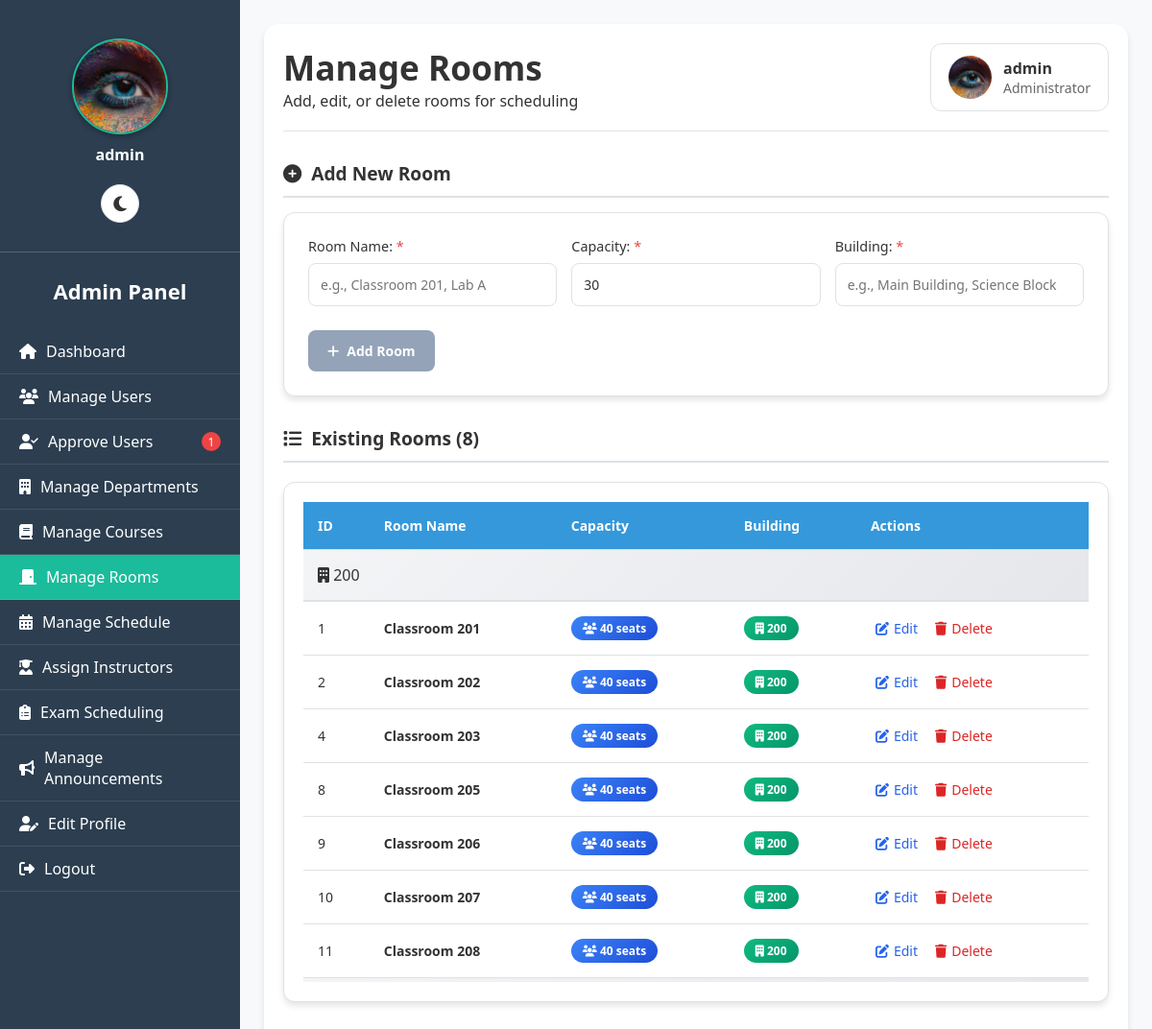
The app's page /admin/manage_rooms.php (signed in) with its own data.
### tables this page shows
CREATE TABLE `users` (
  `user_id` int(11) NOT NULL,
  `username` varchar(50) NOT NULL,
  `password` varchar(255) NOT NULL,
  `full_name` varchar(100) NOT NULL,
  `student_id` varchar(50) DEFAULT NULL,
  `email` varchar(100) DEFAULT NULL,
  `role` enum('admin','instructor','student','department_head') NOT NULL,
  `department_id` int(11) DEFAULT NULL,
  `year` varchar(10) DEFAULT NULL,
  `created_at` timestamp NOT NULL DEFAULT current_timestamp(),
  `profile_picture` varchar(255) DEFAULT NULL,
  `email_verified` tinyint(1) DEFAULT 0,
  `verification_token` varchar(255) DEFAULT NULL,
  `is_approved` tinyint(1) DEFAULT 0,
  `is_verified` tinyint(1) NOT NULL DEFAULT 0,
  `id_number` varchar(20) DEFAULT NULL
);

CREATE TABLE `rooms` (
  `room_id` int(11) NOT NULL,
  `room_name` varchar(50) NOT NULL,
  `capacity` int(11) NOT NULL,
  `building` varchar(100) DEFAULT NULL,
  `is_available` tinyint(1) NOT NULL DEFAULT 1
);

### public/admin/manage_rooms.php (the view, shortened to what this page needs)
<?php
require __DIR__ . '/../../includes/db.php';
include __DIR__ . '/../includes/darkmode.php';
$user_stmt = $pdo->prepare("SELECT username, email, profile_picture FROM users WHERE user_id=?");
$user_stmt->execute([$_SESSION['user_id']]);
$current_user = $user_stmt->fetch();
function getAdminProfilePicturePath($profile_picture) {
    $locations = [
        __DIR__ . '/../uploads/admin/' . $profile_picture,
        __DIR__ . '/../uploads/' . $profile_picture,
        __DIR__ . '/../../uploads/' . $profile_picture,
        'uploads/admin/' . $profile_picture,
        '../uploads/admin/' . $profile_picture,
        'uploads/' . $profile_picture,
        '../uploads/' . $profile_picture,
    ];
    foreach ($locations as $location) {
        if (file_exists($location)) {
            if (strpos($location, '/admin/') !== false) {
                return '../uploads/admin/' . $profile_picture;
            } elseif (strpos($location, 'uploads/admin/') !== false) {
                return 'uploads/admin/' . $profile_picture;
            } elseif (strpos($location, '../uploads/') !== false) {
                return '../uploads/' . $profile_picture;
            } elseif (strpos($location, 'uploads/') !== false) {
                return 'uploads/' . $profile_picture;
            }
        }
    }
    return '../assets/default_profile.png';
}
$profile_img_path = getAdminProfilePicturePath($current_user['profile_picture'] ?? '');
$edit_room = null;
$rooms = $pdo->query("SELECT * FROM rooms ORDER BY building, room_name")->fetchAll(PDO::FETCH_ASSOC);
$pending_stmt = $pdo->query("SELECT COUNT(*) as count FROM users WHERE is_approved = 0");
$pending_approvals = $pending_stmt->fetchColumn() ?: 0;
$current_page = basename($_SERVER['PHP_SELF']);
?>
<!DOCTYPE html>
<html lang="en" data-theme="<?= $darkMode ? 'dark' : 'light' ?>">
<head>
<link rel="stylesheet" href="https://cdnjs.cloudflare.com/ajax/libs/font-awesome/6.4.0/css/all.min.css">
<link rel="stylesheet" href="../../assets/css/darkmode.css">
</head>
<body>
<div class="sidebar" id="sidebar">
    <div class="sidebar-content" id="sidebarContent">
        <div class="sidebar-profile">
            <img src="<?= htmlspecialchars($profile_img_path) ?>" alt="Profile Picture" id="sidebarProfilePic"
                 onerror="this.onerror=null; this.src='../assets/default_profile.png';">
            <p><?= htmlspecialchars($current_user['username']) ?></p>
        </div>
        <h2>Admin Panel</h2>
        <a href="dashboard.php" class="<?= $current_page=='dashboard.php'?'active':'' ?>">
            <i class="fas fa-home"></i> Dashboard
        </a>
        <a href="manage_users.php" class="<?= $current_page=='manage_users.php'?'active':'' ?>">
            <i class="fas fa-users"></i> Manage Users
        </a>
        <a href="approve_users.php" class="<?= $current_page=='approve_users.php'?'active':'' ?>">
            <i class="fas fa-user-check"></i> Approve Users
            <?php if($pending_approvals > 0): ?>
                <span class="pending-badge"><?= $pending_approvals ?></span>
            <?php endif; ?>
        </a>
        <a href="manage_departments.php" class="<?= $current_page=='manage_departments.php'?'active':'' ?>">
            <i class="fas fa-building"></i> Manage Departments
        </a>
        <a href="manage_courses.php" class="<?= $current_page=='manage_courses.php'?'active':'' ?>">
            <i class="fas fa-book"></i> Manage Courses
        </a>
        <a href="manage_rooms.php" class="<?= $current_page=='manage_rooms.php'?'active':'' ?>">
            <i class="fas fa-door-closed"></i> Manage Rooms
        </a>
        <a href="manage_schedules.php" class="<?= $current_page=='manage_schedules.php'?'active':'' ?>">
            <i class="fas fa-calendar-alt"></i> Manage Schedule
        </a>
        <a href="assign_instructors.php" class="<?= $current_page=='assign_instructors.php'?'active':'' ?>">
            <i class="fas fa-user-graduate"></i> Assign Instructors
        </a>
        <a href="admin_exam_schedules.php" class="<?= $current_page=='admin_exam_schedules.php'?'active':'' ?>">
            <i class="fas fa-clipboard-list"></i> Exam Scheduling
        </a>
        <a href="manage_announcements.php" class="<?= $current_page=='manage_announcements.php'?'active':'' ?>">
            <i class="fas fa-bullhorn"></i> Manage Announcements
        </a>
        <a href="edit_profile.php" class="<?= $current_page=='edit_profile.php'?'active':'' ?>">
            <i class="fas fa-user-edit"></i> Edit Profile
        </a>
        <a href="../logout.php">
            <i class="fas fa-sign-out-alt"></i> Logout
        </a>
    </div>
</div>
<div class="main-content">
    <div class="content-wrapper">
        <div class="header">
            <div>
                <h1>Manage Rooms</h1>
                <p>Add, edit, or delete rooms for scheduling</p>
            </div>
            <div class="user-info">
                <img src="<?= htmlspecialchars($profile_img_path) ?>" alt="Profile" id="headerProfilePic"
                     onerror="this.onerror=null; this.src='../assets/default_profile.png';">
                <div>
                    <div><?= htmlspecialchars($current_user['username']) ?></div>
                    <small>Administrator</small>
                </div>
            </div>
        </div>
        <div class="form-section">
            <div class="form-section-title">
                <i class="fas fa-<?= isset($edit_room) ? 'edit' : 'plus-circle' ?>"></i>
                <?= isset($edit_room) ? "Edit Room" : "Add New Room" ?>
            </div>
            <div class="room-form-wrapper">
                <form method="POST" class="room-form" id="roomForm">
                    <div class="form-group">
                        <label class="required">Room Name:</label>
                        <input type="text" name="room_name" id="room-name" placeholder="e.g., Classroom 201, Lab A" required
                               value="<?= isset($edit_room['room_name']) ? htmlspecialchars($edit_room['room_name']) : '' ?>"
                               oninput="checkRoomAvailability()">
                    </div>
                    <div class="form-group">
                        <label class="required">Capacity:</label>
                        <input type="number" name="capacity" id="capacity" placeholder="Number of seats" min="1" max="500" required
                               value="<?= isset($edit_room['capacity']) ? htmlspecialchars($edit_room['capacity']) : '30' ?>">
                    </div>
                    <div class="form-group">
                        <label class="required">Building:</label>
                        <input type="text" name="building" id="building" placeholder="e.g., Main Building, Science Block" required
                               value="<?= isset($edit_room['building']) ? htmlspecialchars($edit_room['building']) : '' ?>"
                               oninput="checkRoomAvailability()">
                    </div>
                    <div class="form-actions">
                        <button class="btn btn-primary" type="submit" name="<?= isset($edit_room) ? 'edit_room' : 'add_room' ?>" id="submit-btn" <?= isset($edit_room) ? '' : 'disabled' ?>>
                            <i class="fas fa-<?= isset($edit_room) ? 'save' : 'plus' ?>"></i>
                            <?= isset($edit_room) ? 'Update Room' : 'Add Room' ?>
                        </button>
                    </div>
                </form>
            </div>
        </div>
        <div class="table-section">
            <div class="table-section-title">
                <i class="fas fa-list"></i>
                Existing Rooms (<?= count($rooms) ?>)
            </div>
            <div class="table-wrapper">
                <div class="table-container">
                    <table class="room-table" id="roomTable">
                        <thead>
                            <tr>
                                <th>ID</th>
                                <th>Room Name</th>
                                <th>Capacity</th>
                                <th>Building</th>
                                <th>Actions</th>
                            </tr>
                        </thead>
                        <tbody>
                            <?php if(empty($rooms)): ?>
                                <tr>
                                    <td colspan="5" style="text-align:center; padding:30px; color:var(--text-secondary);">
                                        No rooms found. Add your first room above.
                                    </td>
                                </tr>
                            <?php else: ?>
                                <?php
                                $currentBuilding = '';
                                foreach($rooms as $r):
                                    if($r['building'] !== $currentBuilding):
                                        $currentBuilding = $r['building'];
                                ?>
                                <tr class="building-header">
                                    <td colspan="5" style="text-align:left;">
                                        <i class="fas fa-building"></i> <?= htmlspecialchars($currentBuilding) ?>
                                    </td>
                                </tr>
                                <?php endif; ?>
                                <tr data-label="Room">
                                    <td data-label="ID"><?= $r['room_id'] ?></td>
                                    <td data-label="Room Name">
                                        <strong><?= htmlspecialchars($r['room_name']) ?></strong>
                                    </td>
                                    <td data-label="Capacity">
                                        <span class="capacity-badge">
                                            <i class="fas fa-users"></i> <?= htmlspecialchars($r['capacity']) ?> seats
                                        </span>
                                    </td>
                                    <td data-label="Building">
                                        <span class="building-badge">
                                            <i class="fas fa-building"></i> <?= htmlspecialchars($r['building']) ?>
                                        </span>
                                    </td>
                                    <td data-label="Actions">
                                        <div class="action-buttons">
                                            <a class="action-link" href="?edit=<?= $r['room_id'] ?>">
                                                <i class="fas fa-edit"></i> Edit
                                            </a>
                                            <form method="POST" style="display:inline;" onsubmit="return confirmDelete(this, '<?= htmlspecialchars(addslashes($r['room_name'])) ?>')">
                                                <button type="submit" name="delete_room" class="action-link delete">
                                                    <i class="fas fa-trash"></i> Delete
                                                </button>
                                            </form>
                                        </div>
                                    </td>
                                </tr>
                                <?php endforeach; ?>
                            <?php endif; ?>
                        </tbody>
                    </table>
                </div>
            </div>
        </div>
    </div>
</div>
</body>
</html>

### public/assets/css/darkmode.css (style rules this page uses)
:root { --bg-primary: #ffffff; --bg-secondary: #f3f4f6; --bg-sidebar: #2c3e50; --bg-card: #ffffff; --bg-input: #ffffff; --text-primary: #111827; --text-secondary: #4b5563; --text-light: #6b7280; --text-sidebar: #ecf0f1; --border-color: #d1d5db; --shadow-color: rgba(0, 0, 0, 0.1); --hover-color: #f9fafb; --table-header: #34495e; --table-stripe: #f2f2f2; --success-bg: #dcfce7; --success-text: #166534; --error-bg: #fee2e2; --error-text: #991b1b; --warning-bg: #fef3c7; --warning-text: #92400e; --info-bg: #dbeafe; --info-text: #1e40af; }
body { background: var(--bg-primary); color: var(--text-primary); }
.sidebar { background: var(--bg-sidebar) !important; }
.sidebar a { color: var(--text-sidebar) !important; }
.sidebar a.active { background: #1abc9c !important; }
.main-content { background: var(--bg-primary); }
.form-group label { color: var(--text-primary); }

### public/includes/darkmode.php (style rules this page uses)
:root { --bg-primary: #ffffff; --bg-secondary: #f3f4f6; --bg-sidebar: #2c3e50; --bg-card: #ffffff; --bg-input: #ffffff; --text-primary: #111827; --text-secondary: #4b5563; --text-light: #6b7280; --text-sidebar: #ecf0f1; --border-color: #d1d5db; --shadow-color: rgba(0, 0, 0, 0.1); --hover-color: #f9fafb; --table-header: #34495e; --table-stripe: #f2f2f2; }
body { background: var(--bg-primary); color: var(--text-primary); transition: background-color 0.3s ease, color 0.3s ease; }

### records on screen
users: profile_picture (picture), username "admin"
rooms: building "200", room_id "1", room_name "Classroom 201", capacity "40"
rooms: room_id "2", room_name "Classroom 202", capacity "40", building "200"
rooms: room_id "4", room_name "Classroom 203", capacity "40", building "200"
rooms: room_id "8", room_name "Classroom 205", capacity "40", building "200"
rooms: room_id "9", room_name "Classroom 206", capacity "40", building "200"
rooms: room_id "10", room_name "Classroom 207", capacity "40", building "200"
rooms: room_id "11", room_name "Classroom 208", capacity "40", building "200"

### other values on screen
$pending_approvals "1"
count($rooms) "8"
